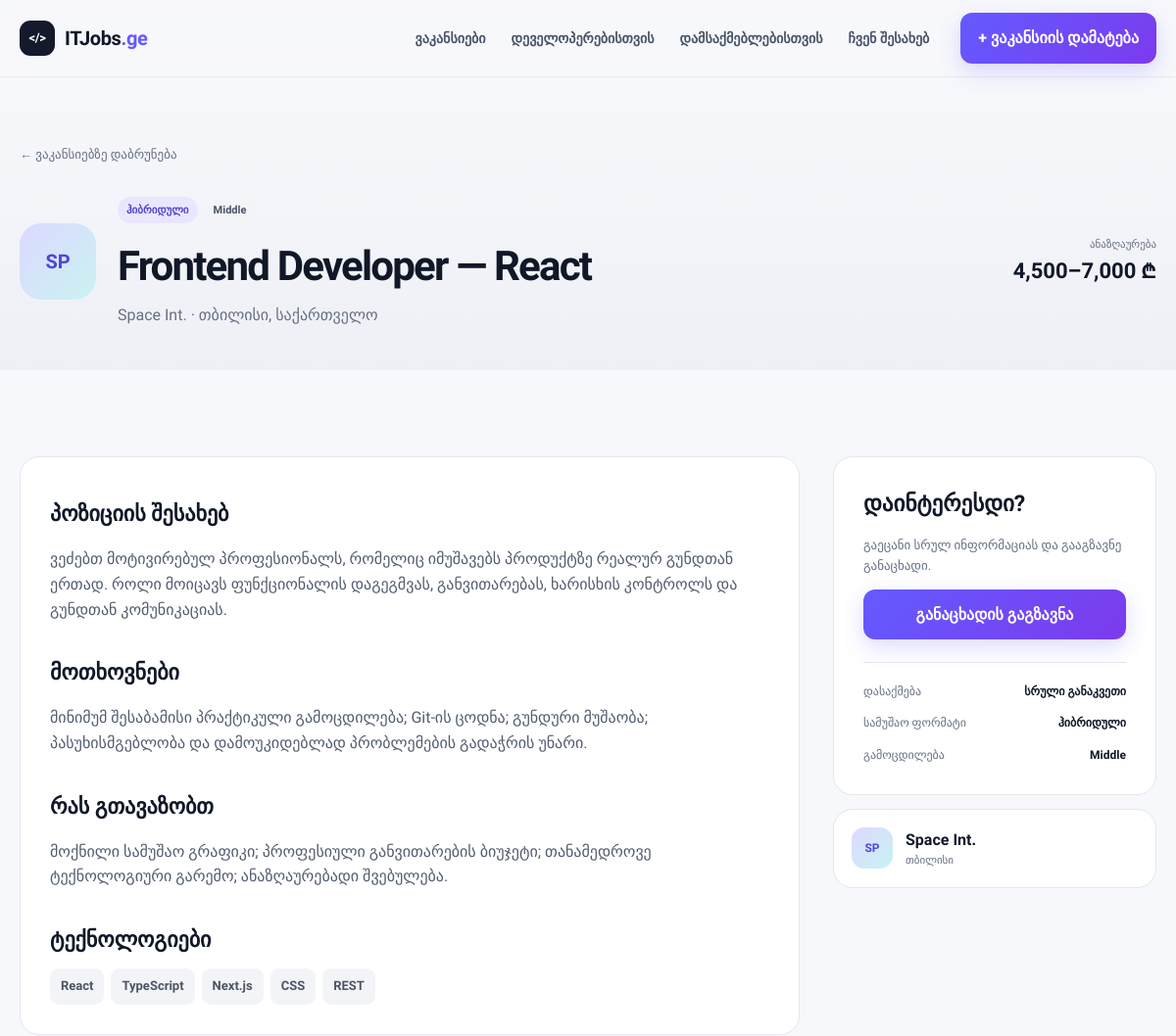
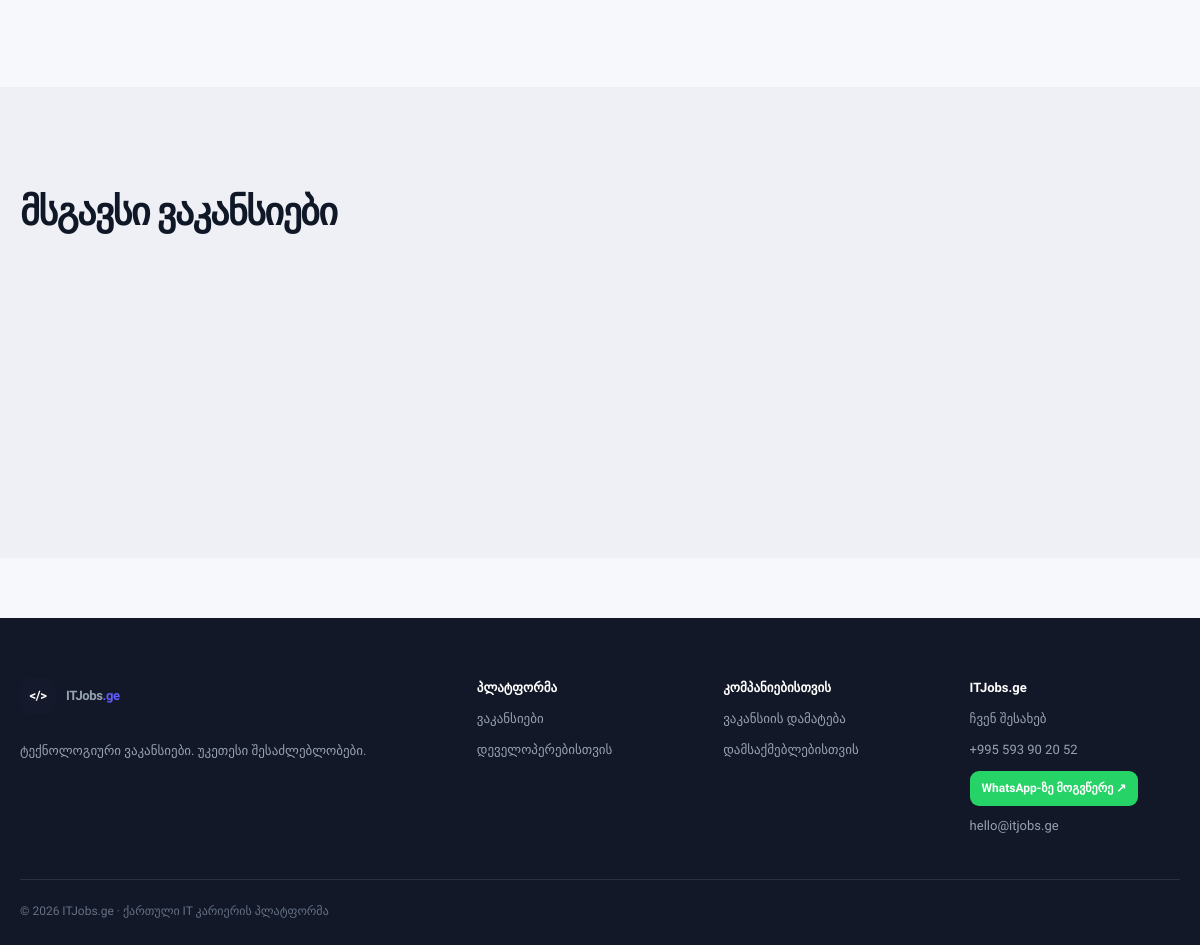
The app's page /jobs/2/ with its own data (2 pictures, top to bottom).
### jobs/models.py (models this page shows, shortened)
class Job(models.Model):
    EMPLOYMENT_CHOICES = [
        ('full_time', 'სრული განაკვეთი'),
        ('part_time', 'ნახევარი განაკვეთი'),
        ('contract', 'კონტრაქტი'),
        ('internship', 'სტაჟირება'),
        ('freelance', 'ფრილანსი'),
    ]
    LEVEL_CHOICES = [
        ('intern', 'Intern'),
        ('junior', 'Junior'),
        ('middle', 'Middle'),
        ('senior', 'Senior'),
        ('lead', 'Lead'),
    ]
    WORK_CHOICES = [
        ('remote', 'დისტანციური'),
        ('hybrid', 'ჰიბრიდული'),
        ('onsite', 'ოფისიდან'),
    ]
    title = models.CharField('პოზიცია', max_length=180)
    company = models.ForeignKey(Company, on_delete=models.CASCADE, related_name='jobs', verbose_name='კომპანია')
    location = models.CharField('ლოკაცია', max_length=120, default='თბილისი, საქართველო')
    employment_type = models.CharField('დასაქმების ტიპი', max_length=20, choices=EMPLOYMENT_CHOICES, default='full_time')
    level = models.CharField('დონე', max_length=20, choices=LEVEL_CHOICES, default='middle')
    work_mode = models.CharField('სამუშაო ფორმატი', max_length=20, choices=WORK_CHOICES, default='hybrid')
    salary_min = models.PositiveIntegerField('ხელფასი მინ.', null=True, blank=True)
    salary_max = models.PositiveIntegerField('ხელფასი მაქს.', null=True, blank=True)
    currency = models.CharField('ვალუტა', max_length=8, default='₾')
    description = models.TextField('აღწერა')
    requirements = models.TextField('მოთხოვნები', blank=True)
    benefits = models.TextField('ბენეფიტები', blank=True)
    skills = models.CharField('ტექნოლოგიები', max_length=255, help_text='გამოყავი მძიმით: Python, Django, PostgreSQL')
    apply_url = models.URLField('აპლიკაციის ბმული', blank=True)
    source_name = models.CharField('წყარო', max_length=120, blank=True)
    source_url = models.URLField('წყაროს ბმული', blank=True)
    is_featured = models.BooleanField('რჩეული', default=False)
    is_active = models.BooleanField('აქტიური', default=True)
    created_at = models.DateTimeField('დამატების თარიღი', auto_now_add=True)
    class Meta:
        verbose_name = 'ვაკანსია'
        verbose_name_plural = 'ვაკანსიები'
        ordering = ['-is_featured', '-created_at']
    def get_absolute_url(self):
        return reverse('job_detail', kwargs={'pk': self.pk})
    @property
    def skill_list(self):
        return [s.strip() for s in self.skills.split(',') if s.strip()]
    @property
    def salary_display(self):
        if self.salary_min and self.salary_max:
            return f'{self.salary_min:,}–{self.salary_max:,} {self.currency}'
        if self.salary_min:
            return f'{self.salary_min:,}+ {self.currency}'
        return 'შეთანხმებით'

class Company(models.Model):
    name = models.CharField('კომპანიის სახელი', max_length=120)
    website = models.URLField('ვებსაიტი', blank=True)
    location = models.CharField('ლოკაცია', max_length=120, blank=True)
    description = models.TextField('აღწერა', blank=True)
    logo_letter = models.CharField('ლოგოს ასო', max_length=2, default='IT')
    class Meta:
        verbose_name = 'კომპანია'
        verbose_name_plural = 'კომპანიები'
        ordering = ['name']

### jobs/views.py (the view)
# urls.py: path('jobs/<int:pk>/', views.job_detail, name='job_detail'),
def job_detail(request, pk):
    job = get_object_or_404(Job.objects.select_related('company'), pk=pk, is_active=True)
    related = Job.objects.filter(is_active=True).exclude(pk=pk).filter(
        Q(level=job.level) | Q(work_mode=job.work_mode)
    ).select_related('company')[:3]
    return render(request, 'jobs/job_detail.html', {'job': job, 'related_jobs': related})

### templates/jobs/job_detail.html (shortened to what this page needs)
{% extends 'base.html' %}
{% block content %}
<section class="job-detail-hero"><div class="container"><a class="back-link" href="{% url 'jobs_list' %}">← ვაკანსიებზე დაბრუნება</a><div class="detail-head"><div class="company-logo xlarge">{{ job.company.logo_letter }}</div><div class="detail-title"><div class="chip-row"><span class="badge badge-accent">{{ job.get_work_mode_display }}</span><span class="badge">{{ job.get_level_display }}</span></div><h1>{{ job.title }}</h1><p>{{ job.company.name }} · {{ job.location }}</p></div><div class="detail-salary"><span>ანაზღაურება</span><strong>{{ job.salary_display }}</strong></div></div></div></section>
<section class="section"><div class="container detail-grid"><article class="content-card prose"><h2>პოზიციის შესახებ</h2><p>{{ job.description|linebreaksbr }}</p><h2>მოთხოვნები</h2><p>{{ job.requirements|linebreaksbr }}</p><h2>რას გთავაზობთ</h2><p>{{ job.benefits|linebreaksbr }}</p><h2>ტექნოლოგიები</h2><div class="chip-row">{% for skill in job.skill_list %}<span class="chip skill">{{ skill }}</span>{% endfor %}</div></article><aside><div class="apply-card"><h3>დაინტერესდი?</h3><p>გაეცანი სრულ ინფორმაციას და გააგზავნე განაცხადი.</p>{% if job.apply_url %}<a class="btn btn-primary full" href="{{ job.apply_url }}" target="_blank" rel="noopener">განაცხადის გაგზავნა ↗</a>{% else %}<a class="btn btn-primary full" href="mailto:jobs@example.com?subject={{ job.title|urlencode }}">განაცხადის გაგზავნა</a>{% endif %}<div class="meta-list"><div><span>დასაქმება</span><strong>{{ job.get_employment_type_display }}</strong></div><div><span>სამუშაო ფორმატი</span><strong>{{ job.get_work_mode_display }}</strong></div><div><span>გამოცდილება</span><strong>{{ job.get_level_display }}</strong></div>{% if job.source_name %}<div><span>წყარო</span><strong>{{ job.source_name }}</strong></div>{% endif %}</div></div><div class="company-mini"><div class="company-logo">{{ job.company.logo_letter }}</div><div><strong>{{ job.company.name }}</strong><span>{{ job.company.location }}</span></div></div></aside></div></section>
{% if related_jobs %}<section class="section soft"><div class="container"><div class="section-head"><h2>მსგავსი ვაკანსიები</h2></div><div class="card-grid three"></div></div></section>{% endif %}
{% endblock %}

### templates/base.html (shortened to what this page needs)
{% load static %}
<!doctype html>
<html lang="ka">
<head>
  <link rel="stylesheet" href="{% static 'css/style.css' %}">
</head>
<body>
  <header class="site-header">
    <div class="container nav-wrap">
      <a class="brand" href="{% url 'home' %}"><span class="brand-mark">&lt;/&gt;</span><span>ITJobs<span class="brand-dot">.ge</span></span></a>
      <nav class="main-nav" data-menu>
        <a href="{% url 'jobs_list' %}">ვაკანსიები</a>
        <a href="{% url 'for_developers' %}">დეველოპერებისთვის</a>
        <a href="{% url 'for_employers' %}">დამსაქმებლებისთვის</a>
        <a href="{% url 'about' %}">ჩვენ შესახებ</a>
      </nav>
      <a class="btn btn-primary nav-cta" href="{% url 'post_job' %}">+ ვაკანსიის დამატება</a>
    </div>
  </header>
  <main>{% block content %}{% endblock %}</main>
  <footer class="site-footer">
    <div class="container footer-grid">
      <div>
        <a class="brand footer-brand" href="{% url 'home' %}"><span class="brand-mark">&lt;/&gt;</span><span>ITJobs<span class="brand-dot">.ge</span></span></a>
        <p>ტექნოლოგიური ვაკანსიები. უკეთესი შესაძლებლობები.</p>
      </div>
      <div><strong>პლატფორმა</strong><a href="{% url 'jobs_list' %}">ვაკანსიები</a><a href="{% url 'for_developers' %}">დეველოპერებისთვის</a></div>
      <div><strong>კომპანიებისთვის</strong><a href="{% url 'post_job' %}">ვაკანსიის დამატება</a><a href="{% url 'for_employers' %}">დამსაქმებლებისთვის</a></div>
      <div><strong>ITJobs.ge</strong><a href="{% url 'about' %}">ჩვენ შესახებ</a><a href="tel:+995593902052">+995 593 90 20 52</a><a class="btn btn-whatsapp" href="https://wa.me/995593902052" target="_blank" rel="noopener noreferrer">WhatsApp-ზე მოგვწერე ↗</a><a href="mailto:hello@itjobs.ge">hello@itjobs.ge</a></div>
    </div>
    <div class="container footer-bottom">© 2026 ITJobs.ge · ქართული IT კარიერის პლატფორმა</div>
  </footer>
</body>
</html>

### records on screen
Job: company.logo_letter "SP", work_mode "ჰიბრიდული", level "Middle", title "Frontend Developer — React", company.name "Space Int.", location "თბილისი, საქართველო", salary_display "4,500–7,000 ₾", description "ვეძებთ მოტივირებულ პროფესიონალს, რომელიც იმუშავებს პროდუქტზე რეალურ გუნდთან ერთად. როლი მოიცავს ფუნქციონალის დაგეგმვას, განვითარებას, ხარისხის კონტროლს და გუნდთან კომუნიკაციას.", requirements "მინიმუმ შესაბამისი პრაქტიკული გამოცდილება; Git-ის ცოდნა; გუნდური მუშაობა; პასუხისმგებლობა და დამოუკიდებლად პრობლემების გადაჭრის უნარი.", benefits "მოქნილი სამუშაო გრაფიკი; პროფესიული განვითარების ბიუჯეტი; თანამედროვე ტექნოლოგიური გარემო; ანაზღაურებადი შვებულება.", employment_type "სრული განაკვეთი", company.location "თბილისი"

### other values on screen
{{ skill }} "React" "TypeScript" "Next.js" "CSS" "REST"
